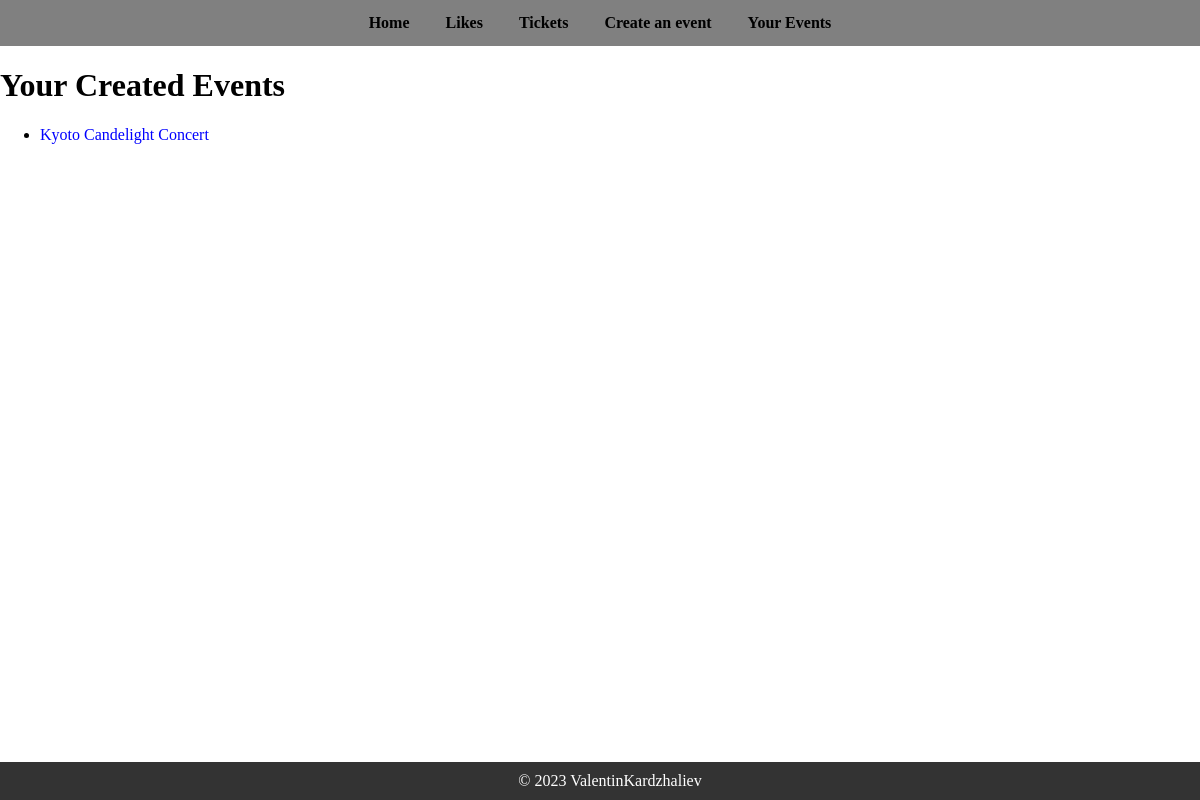
The app's page /events/user-events/ (signed in), older data.
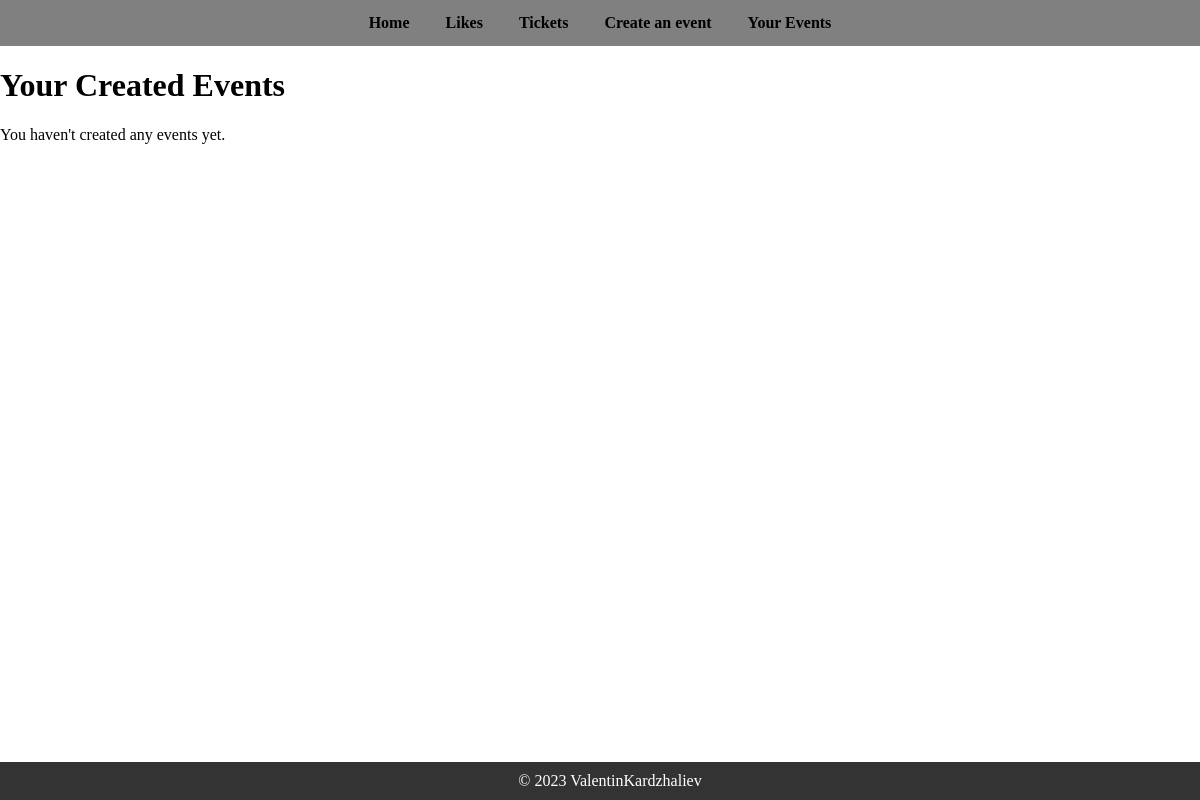
The same page, newer data.
### event_ticketing_system/events/models.py (models this page shows, shortened)
class Event(models.Model):
    MUSIC = 'Music'
    NIGHTLIFE = 'Nightlife'
    PERFORMING_VISUAL_ARTS = 'Performing & Visual Arts'
    HOLIDAYS = 'Holidays'
    HEALTH = 'Health'
    HOBBIES = 'Hobbies'
    BUSINESS = 'Business'
    FOOD_DRINK = 'Food & Drink'
    CATEGORY_CHOICES = [
        (MUSIC, 'Music'),
        (NIGHTLIFE, 'Nightlife'),
        (PERFORMING_VISUAL_ARTS, 'Performing & Visual Arts'),
        (HOLIDAYS, 'Holidays'),
        (HEALTH, 'Health'),
        (HOBBIES, 'Hobbies'),
        (BUSINESS, 'Business'),
        (FOOD_DRINK, 'Food & Drink'),
    ]
    title = models.CharField(max_length=255)
    description = models.TextField()
    date_and_time = models.DateTimeField()
    venue = models.CharField(max_length=255)
    category = models.CharField(max_length=50, choices=CATEGORY_CHOICES)
    contact_information = models.CharField(max_length=255)
    organizer = models.CharField(max_length=255)
    image = models.ImageField(upload_to='event_images/', null=True, blank=True)
    creator = models.ForeignKey(UserModel, on_delete=models.CASCADE, related_name='created_events')

### event_ticketing_system/events/views.py (the view)
# urls.py: path('user-events/', user_created_events, name='user_created_events'),
@login_required
def user_created_events(request):
    events_created_by_user = Event.objects.filter(creator=request.user)
    context = {'user_created_events': events_created_by_user}
    return render(request, 'events/user_created_events.html', context)

### templates/events/user_created_events.html (shortened to what this page needs)
{% extends 'base/base.html' %}
{% block content %}
    <h1>Your Created Events</h1>
    {% if user_created_events %}
        <ul>
            {% for event in user_created_events %}
                <li>
                    <a href="{% url 'event details' pk=event.pk %}">{{ event.title }}</a>
                </li>
            {% endfor %}
        </ul>
    {% else %}
        <p>You haven't created any events yet.</p>
    {% endif %}
{% endblock %}

Row changes from the older to the newer data that the page shows:
removed Event: title "Kyoto Candelight Concert"
Text that changed along with them:
text now shown: "You haven't created any events yet."
